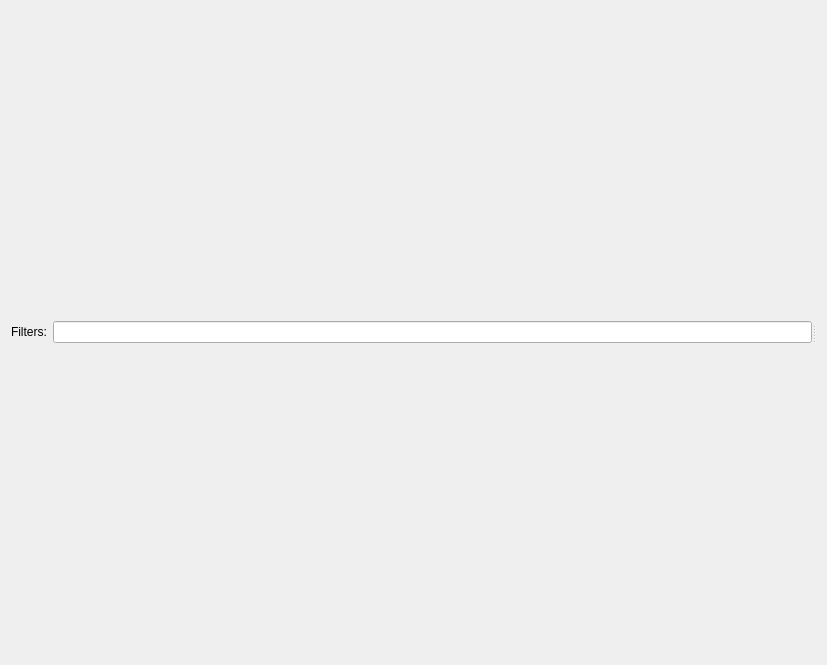
<?xml version="1.0" encoding="UTF-8"?>
<ui version="4.0">
 <class>RecordingGroupView</class>
 <widget class="QWidget" name="RecordingGroupView">
  <property name="geometry">
   <rect>
    <x>0</x>
    <y>0</y>
    <width>827</width>
    <height>665</height>
   </rect>
  </property>
  <property name="windowTitle">
   <string>Form</string>
  </property>
  <layout class="QVBoxLayout" name="verticalLayout">
   <item>
    <widget class="QSplitter" name="splitter">
     <property name="orientation">
      <enum>Qt::Horizontal</enum>
     </property>
     <widget class="QWidget" name="gridLayoutWidget">
      <layout class="QGridLayout" name="gridLayout">
       <item row="0" column="0">
        <widget class="QLabel" name="label">
         <property name="text">
          <string>Filters:</string>
         </property>
        </widget>
       </item>
       <item row="0" column="1">
        <widget class="QLineEdit" name="lineEdit_filters"/>
       </item>
       <item row="1" column="0" colspan="2">
        <layout class="QVBoxLayout" name="layout_recordingList"/>
       </item>
      </layout>
     </widget>
     <widget class="QWidget" name="verticalLayoutWidget">
      <layout class="QVBoxLayout" name="layout_data"/>
     </widget>
    </widget>
   </item>
  </layout>
 </widget>
 <resources/>
 <connections/>
</ui>
